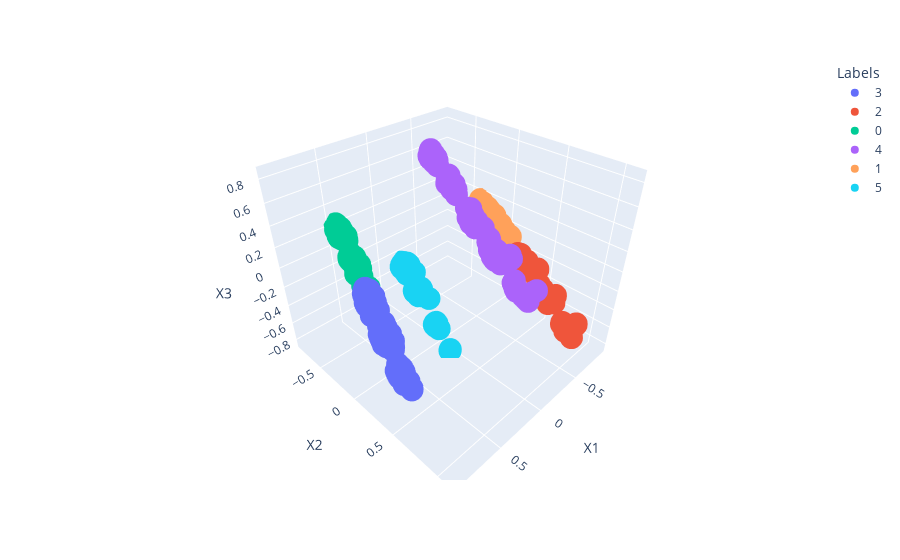

Notebook cell for this chart:
### Code cell
import plotly.express as px

fig = px.scatter_3d(X_pca_df, x='X1', y='X2', z='X3',
              color=X_pca_df['Labels'])
fig.show()

### Figure 1 — Plotly figure (JSON) as saved in the notebook; plotly's stock layout.template omitted (floating-point values rounded to 4 significant figures; data arrays with more than 128 entries replaced by an {"elided": "..."} marker saying what was removed)
{"data": [{"hovertemplate": "Labels=3<br>X1=%{x}<br>X2=%{y}<br>X3=%{z}<extra></extra>", "legendgroup": "3", "marker": {"color": "#636efa", "symbol": "circle"}, "mode": "markers", "name": "3", "scene": "scene", "showlegend": true, "type": "scatter3d", "x": {"elided": "517 float values"}, "y": {"elided": "517 float values"}, "z": {"elided": "517 float values"}}, {"hovertemplate": "Labels=2<br>X1=%{x}<br>X2=%{y}<br>X3=%{z}<extra></extra>", "legendgroup": "2", "marker": {"color": "#EF553B", "symbol": "circle"}, "mode": "markers", "name": "2", "scene": "scene", "showlegend": true, "type": "scatter3d", "x": {"elided": "306 float values"}, "y": {"elided": "306 float values"}, "z": {"elided": "306 float values"}}, {"hovertemplate": "Labels=0<br>X1=%{x}<br>X2=%{y}<br>X3=%{z}<extra></extra>", "legendgroup": "0", "marker": {"color": "#00cc96", "symbol": "circle"}, "mode": "markers", "name": "0", "scene": "scene", "showlegend": true, "type": "scatter3d", "x": {"elided": "312 float values"}, "y": {"elided": "312 float values"}, "z": {"elided": "312 float values"}}, {"hovertemplate": "Labels=4<br>X1=%{x}<br>X2=%{y}<br>X3=%{z}<extra></extra>", "legendgroup": "4", "marker": {"color": "#ab63fa", "symbol": "circle"}, "mode": "markers", "name": "4", "scene": "scene", "showlegend": true, "type": "scatter3d", "x": {"elided": "257 float values"}, "y": {"elided": "257 float values"}, "z": {"elided": "257 float values"}}, {"hovertemplate": "Labels=1<br>X1=%{x}<br>X2=%{y}<br>X3=%{z}<extra></extra>", "legendgroup": "1", "marker": {"color": "#FFA15A", "symbol": "circle"}, "mode": "markers", "name": "1", "scene": "scene", "showlegend": true, "type": "scatter3d", "x": {"elided": "430 float values"}, "y": {"elided": "430 float values"}, "z": {"elided": "430 float values"}}, {"hovertemplate": "Labels=5<br>X1=%{x}<br>X2=%{y}<br>X3=%{z}<extra></extra>", "legendgroup": "5", "marker": {"color": "#19d3f3", "symbol": "circle"}, "mode": "markers", "name": "5", "scene": "scene", "showlegend": true, "type": "scatter3d", "x": {"elided": "178 float values"}, "y": {"elided": "178 float values"}, "z": {"elided": "178 float values"}}], "layout": {"legend": {"title": {"text": "Labels"}, "tracegroupgap": 0}, "margin": {"t": 60}, "scene": {"domain": {"x": [0, 1], "y": [0, 1]}, "xaxis": {"title": {"text": "X1"}}, "yaxis": {"title": {"text": "X2"}}, "zaxis": {"title": {"text": "X3"}}}}}
